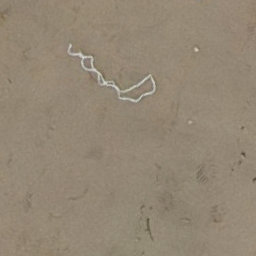
#> input picture 000000024387.tif, 256 x 256 px
$ python -i reso_test.py   (imports and definitions only)
#> lines starting #> are read from the running program, lines starting #| are printed output that depends on the picture
#> further down, picture is the input picture: shape (256, 256, 3); mean B, G, R 116.3, 134.7, 147.4
import cv2
import numpy as np

processed = []
# [5 lines not run here, left out]

# [56 lines left out: function denoise_brightness, not called in this run]


# [7 lines of commented-out code are left out]

def inc(img):
    clahe = cv2.createCLAHE(clipLimit=3., tileGridSize=(8, 8))
    # fora = cv2.createCLAHE(clipLimit=2., tileGridSize=(12,12))

    lab = cv2.cvtColor(img, cv2.COLOR_BGR2LAB)  # convert from BGR to LAB color space
#> lab: shape (256, 256, 3); mean of channels 0, 1, 2 145, 129.6, 139.6
    l, a, b = cv2.split(lab)  # split on 3 different channels
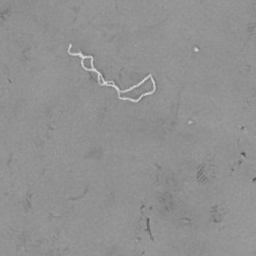
#> l: shape (256, 256); min 81, max 223, mean 145

    l2 = clahe.apply(l)  # apply CLAHE to the L-channel
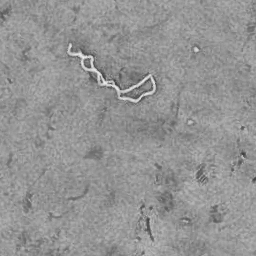
#> l2: shape (256, 256); min 63, max 238, mean 148.1
    # l2 = l*2
    # b = fora.apply(b)
    lab = cv2.merge((l2, a, b))  # merge channels
#> lab: shape (256, 256, 3); mean of channels 0, 1, 2 148.1, 129.6, 139.6
    img2 = cv2.cvtColor(lab, cv2.COLOR_LAB2BGR)  # convert from LAB to BGR
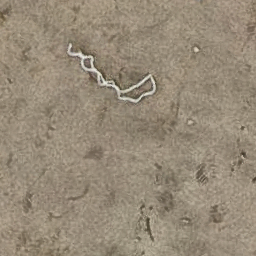
#> img2: shape (256, 256, 3); mean B, G, R 119.7, 138.2, 150.8
    return img2

# [39 lines left out: functions inc2, Brightness, adjust_gamma, HSV_eq, not called in this run]

>>> import cv2
>>> picture = cv2.imread('000000024387.tif')
>>> result = inc(picture)

$ run again, on 000000028163.tif
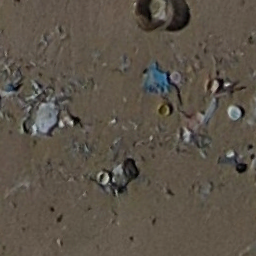
#> input picture 000000028163.tif, 256 x 256 px
#> picture is the input picture: shape (256, 256, 3); mean B, G, R 72.8, 83.8, 91.9
#> in inc, `l2 = clahe.apply(l)`:
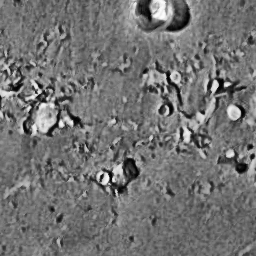
#> l2: shape (256, 256); min 1, max 253, mean 113.9
#> in inc, `img2 = cv2.cvtColor(lab, cv2.COLOR_LAB2BGR)`:
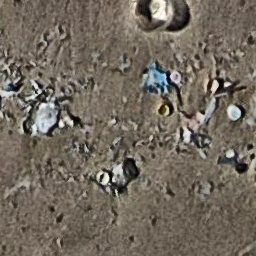
#> img2: shape (256, 256, 3); mean B, G, R 94, 105.4, 113.9
